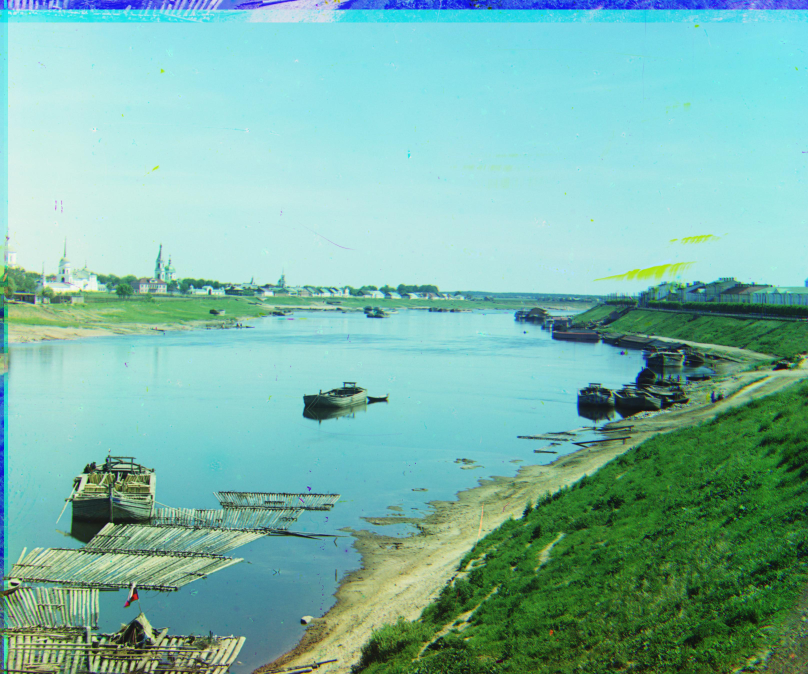
#> input picture image_high_res/00029u_res.jpg, 3232 x 2696 px, given in place of 01047u.tif, which was not available (shown at 1/4 size)
$ python main_echellesmultiples.py
#> lines starting #> are read from the running program, lines starting #| are printed output that depends on the picture; pictures that were not available may be replaced by others from this repository, and a replacement may not be noted
#!/usr/bin/env python3
# -*- coding: utf-8 -*-
# TP1, code python pour débuter

# quelques librairies suggérées
# vous pourriez aussi utiliser matplotlib et opencv pour lire, afficher et sauvegarder des images

import numpy as np
import skimage as sk
import skimage.io as skio
import skimage.transform as skt
import matplotlib.pyplot as plt

# nom du fichier d'image
imname = 'images/01047u.tif'

# lire l'image
im = skio.imread(imname)
#> im is the input picture: shape (2696, 3232, 3); mean R, G, B 123.8, 182.8, 169.6

# conversion en double
im = sk.util.img_as_float(im)

# calculer la hauteur de chaque partie (1/3 de la taille de l'image)
height = int(np.floor(im.shape[0] / 3.0))
#> height = 898

# séparer les canaux de couleur
b = im[:height]
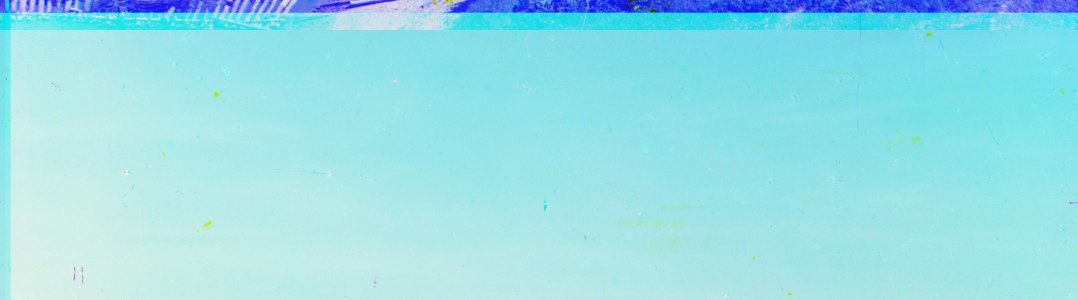
#> b: shape (898, 3232, 3) float64 (shown at 1/3 size); mean R, G, B 0.597, 0.878, 0.909
g = im[height: 2 * height]
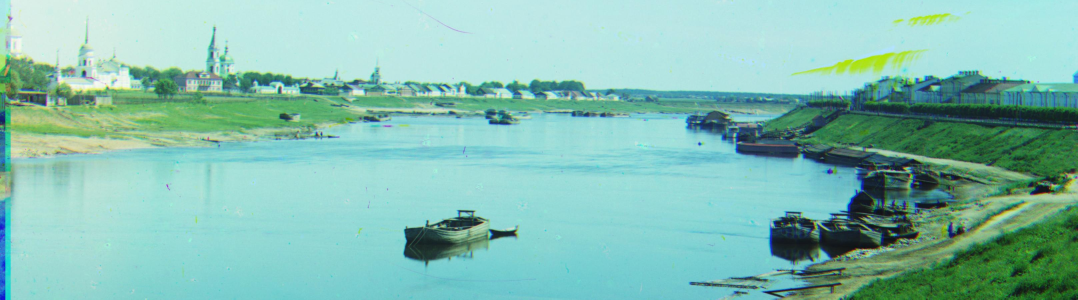
#> g: shape (898, 3232, 3) float64 (shown at 1/3 size); mean R, G, B 0.52, 0.748, 0.699
r = im[2 * height: 3 * height]
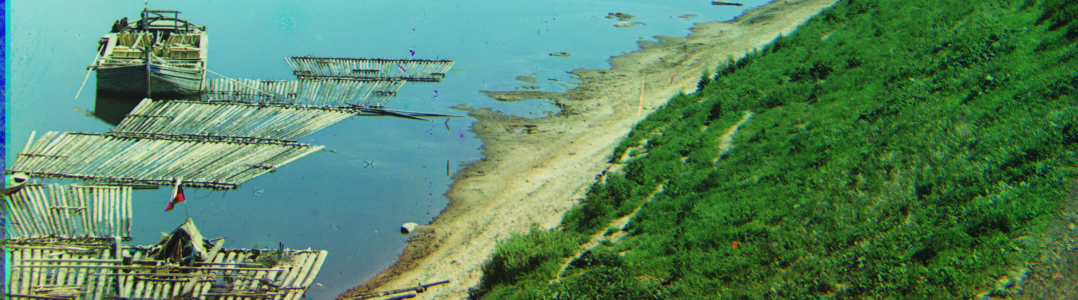
#> r: shape (898, 3232, 3) float64 (shown at 1/3 size); mean R, G, B 0.341, 0.526, 0.388

# aligner les images... c'est ici que vous commencez à coder!
# ces quelques fonctions pourraient vous être utiles:
# np.roll, np.sum, sk.transform.rescale (for multiscale)
def align(image_to_align, reference_image, max_shift=15):
    best_score = np.inf
    best_shift = (0, 0)

    for dx in range(-max_shift, max_shift + 1):
        for dy in range(-max_shift, max_shift + 1):
            shifted_image = np.roll(image_to_align, (dx, dy), axis=(1, 0))
            score = np.sum(np.square(np.subtract(shifted_image, reference_image)))

            if score < best_score:
                best_score = score
                best_shift = (dx, dy)
    return best_shift


def pyramid(image_to_align, reference_image, num_scales=3):
    best_align = (0, 0)

    for scale in range(num_scales, 0, -1):
        best_align = (best_align[0] * 2, best_align[1] * 2)
        image_to_align_rescaled = skt.rescale(image_to_align, 1 / 2 ** scale, anti_aliasing=True)
        ref_image_rescaled = skt.rescale(reference_image, 1 / 2 ** scale, anti_aliasing=True)

        image_to_align_rescaled = np.roll(image_to_align_rescaled, (best_align[0], best_align[1]), axis=(1, 0))
        alignment = align(image_to_align_rescaled, ref_image_rescaled)
        best_align = (alignment[0] + best_align[0], alignment[1] + best_align[1])

    aligned_image = np.roll(image_to_align, 2*best_align[0], axis=1)
    aligned_image = np.roll(aligned_image, 2*best_align[1], axis=0)
    return aligned_image


def crop(image, px_amount):
    return image[px_amount:-px_amount, px_amount:-px_amount]


# Specify the number of pixels to crop from each side
crop_pixels = 250

g = crop(g, crop_pixels)
r = crop(r, crop_pixels)
b = crop(b, crop_pixels)
#> call 3 of crop, with px_amount = 250
#> in crop (call 3), `return image[px_amount:-px_amount, px_amount:-px_amount]`:
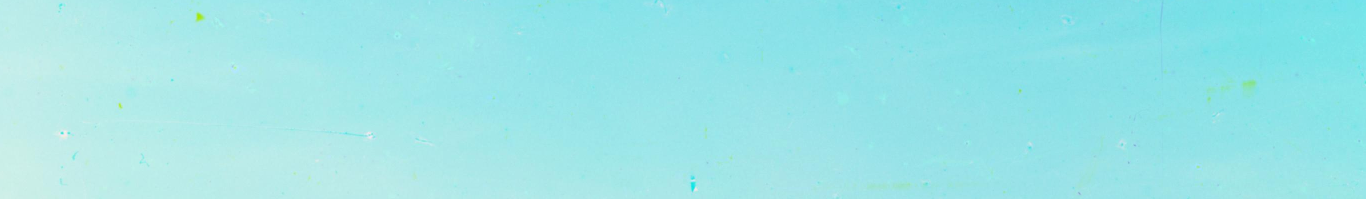
#> returned value: shape (398, 2732, 3) float64 (shown at 1/2 size); mean of channels 0, 1, 2 0.609, 0.899, 0.909; drawn as R, G, B

ag = pyramid(g, b)
#> the loop in pyramid, `for scale in range(num_scales, 0, -1):` made 3 passes
#> (best_align, alignment) on passes 2 to 3: ((-5, -2), (1, 0)), ((0, -7), (10, -3))
#> best_align on pass 1: (-3, -1)
#> pass 1, in pyramid, `ref_image_rescaled = skt.rescale(reference_image, 1 / 2 ** scale, anti..`:
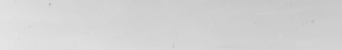
#> ref_image_rescaled: shape (50, 342, 1) float64; min 0.714, max 0.901, mean 0.83
ar = pyramid(r, b)
#> call 2 of pyramid, with num_scales = 3
#> the loop in pyramid (call 2), `for scale in range(num_scales, 0, -1):` made 3 passes
#> (best_align, alignment) on passes 2 to 3: ((0, 32), (0, 2)), ((0, 65), (0, 1))
#> best_align on pass 1: (0, 15)
#> pass 2, in pyramid (call 2), `image_to_align_rescaled = np.roll(image_to_align_rescaled, (best_align..`:
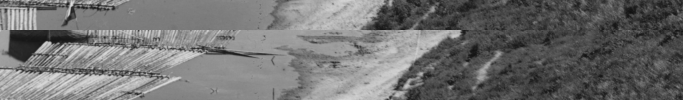
#> image_to_align_rescaled: shape (100, 683, 1) float64; min 0.0678, max 0.879, mean 0.446
#> in pyramid (call 2), `aligned_image = np.roll(aligned_image, 2*best_align[1], axis=0)`:
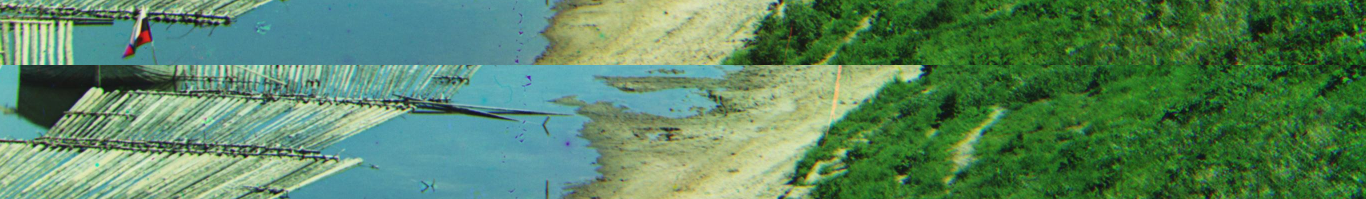
#> aligned_image: shape (398, 2732, 3) float64 (shown at 1/2 size); mean R, G, B 0.348, 0.526, 0.38

# créer l'image couleur
im_out = np.dstack([ar, ag, b])

#convert image to 0,255 value
img_RGB_ubyte = sk.util.img_as_ubyte(im_out)

# sauvegarder l'image
fname = 'image_high_res/01047u_res.jpg'
#> (the run stopped early here; a loop or call above may not have finished)
